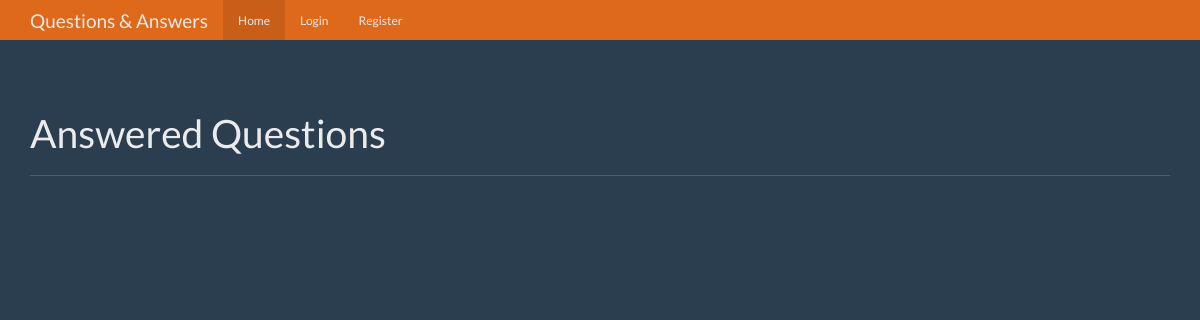
Before: / with the older database file.
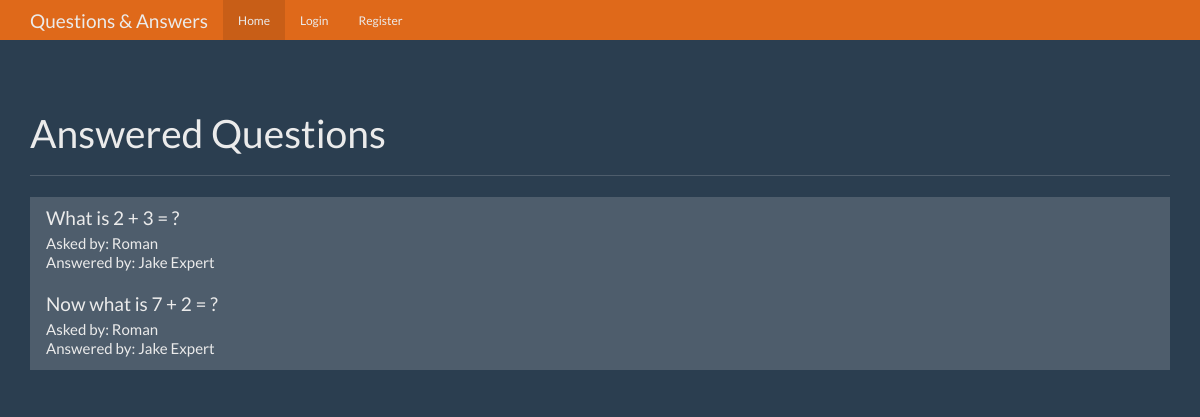
After: the same page with the newer database file.
### tables this page shows
CREATE TABLE questions (
    id integer primary key autoincrement,
    question text not null,
    answer text,
    asked_by_id integer not null,
    expert_id integer not null 
);

CREATE TABLE users (
    id integer primary key autoincrement,
    name text not null,
    password text not null,
    is_expert boolean not null,
    is_admin boolean not null
);

### app.py (the view)
@app.route('/')
def index():
    user = get_current_user()
    db = get_db()
    questions = db.execute('select questions.id, questions.question, askers.name as asker_name, experts.name as expert_name \
                           from questions join users as askers on askers.id = questions.asked_by_id \
                           join users as experts on experts.id = questions.expert_id where questions.answer is not null').fetchall()
    return render_template('home.html', user=user, questions=questions)

### app.py (called while the page is built)
def get_current_user():
    user_result = None
    if 'user' in session:
        user = session['user']
        db = get_db()
        user_result = db.execute(
            'select id, name, is_expert, is_admin from users where name = ?', [user]).fetchone()
    return user_result

### database.py (called while the page is built)
def connect_db():
    sql = sqlite3.connect('questions.db')
    sql.row_factory = sqlite3.Row
    return sql

def get_db():
    if not hasattr(g, 'sqlite_db'):
        g.sqlite_db = connect_db()
    return g.sqlite_db

### templates/home.html (shortened to what this page needs)
<!DOCTYPE html>
<html lang="en">
<head>
  <link href="{{ url_for('static', filename='bootstrap.min.css') }}" rel="stylesheet">
  <link href="{{ url_for('static', filename='theme.css') }}" rel="stylesheet">
</head>
<body>
  <nav class="navbar navbar-inverse navbar-fixed-top">
    <div class="container">
      <div class="navbar-header">
        <a class="navbar-brand" href="#">Questions & Answers</a>
      </div>
      <div id="navbar" class="navbar-collapse collapse">
        <ul class="nav navbar-nav">
          <li class="active"><a href="{{ url_for('index') }}">Home</a></li>
          {% if not user %}
          <li><a href="{{ url_for('login_get') }}">Login</a></li>
          <li><a href="{{ url_for('register_get' ) }}">Register</a></li>
          {% endif %}
        </ul>
      </div>
    </div>
  </nav>
  <div class="container theme-showcase" role="main">
    <div class="page-header">
      <h1>Answered Questions</h1>
    </div>
    <div class="row">
      <div class="col-lg-12">
        <div class="list-group">
          {% for question in questions %}
          <a href="{{ url_for('question', question_id=question.id) }}" class="list-group-item">
            <h4 class="list-group-item-heading">{{ question.question }}</h4>
            <p class="list-group-item-text">Asked by: {{ question.asker_name }}</p>
            <p class="list-group-item-text">Answered by: {{ question.expert_name }}</p>
          </a>
          {% endfor %}
        </div>
      </div>
    </div>
  </div>
</body>
</html>

### static/theme.css (style rules this page uses)
body { padding-top: 70px; padding-bottom: 30px; }

Changed rows visible on the page:
now on this page (row edited): questions: question "What is 2 + 3 = ?", asker_name "Roman", expert_name "Jake Expert"
added questions: question "Now what is 7 + 2 = ?", asker_name "Roman", expert_name "Jake Expert"
